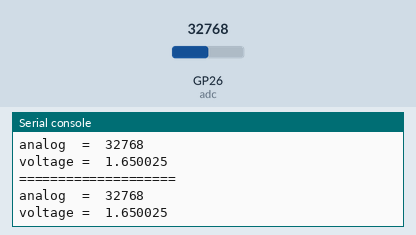
This program was run on a simulated Raspberry Pi Pico running MicroPython. On the bench: the last lines printed to the serial console. The test bench sets the inputs (shaded band); at power-on: GP26 (adc) = 32768 (analog values on the 0–65535 scale).

Above: at 1.2 s.
1.3 s: GP26 (adc) set to 45874
At 1.9 s:
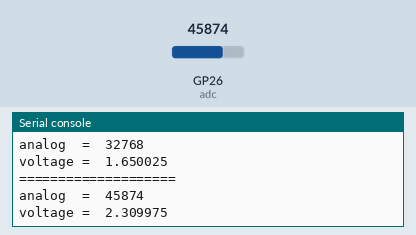
2.8 s: GP26 (adc) set to 57670
At 3.4 s:
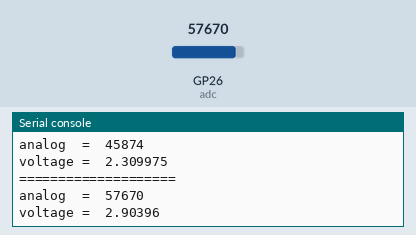
Timing chart, 0 to 5.8 s (numbered marks = the images above; inputs shaded):
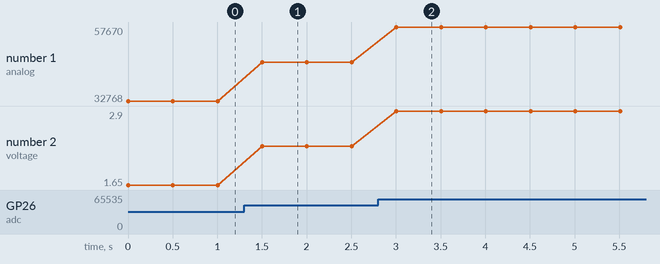

Measured:
- after the input at 1.3 s, the serial console: prints a new line after 0.20 s (image 1)
- after the input at 2.8 s, the serial console: prints a new line after 0.21 s (image 2)
- plotted number 1: 32768 → 45874 after the input at 1.3 s, 45874 → 57670 after the input at 2.8 s
- plotted number 2: 1.65 → 2.31 after the input at 1.3 s, 2.31 → 2.9 after the input at 2.8 s

The program:

EX_ADC_1.py
```python
from machine import ADC
from time import sleep
adc = ADC(26)

while True:
    value = adc.read_u16()
    voltage = (value * 3.3) / 65535
    print('='*20)
    print('analog  = ', value)
    print("voltage = ", voltage)
    sleep(0.5)
    
```
